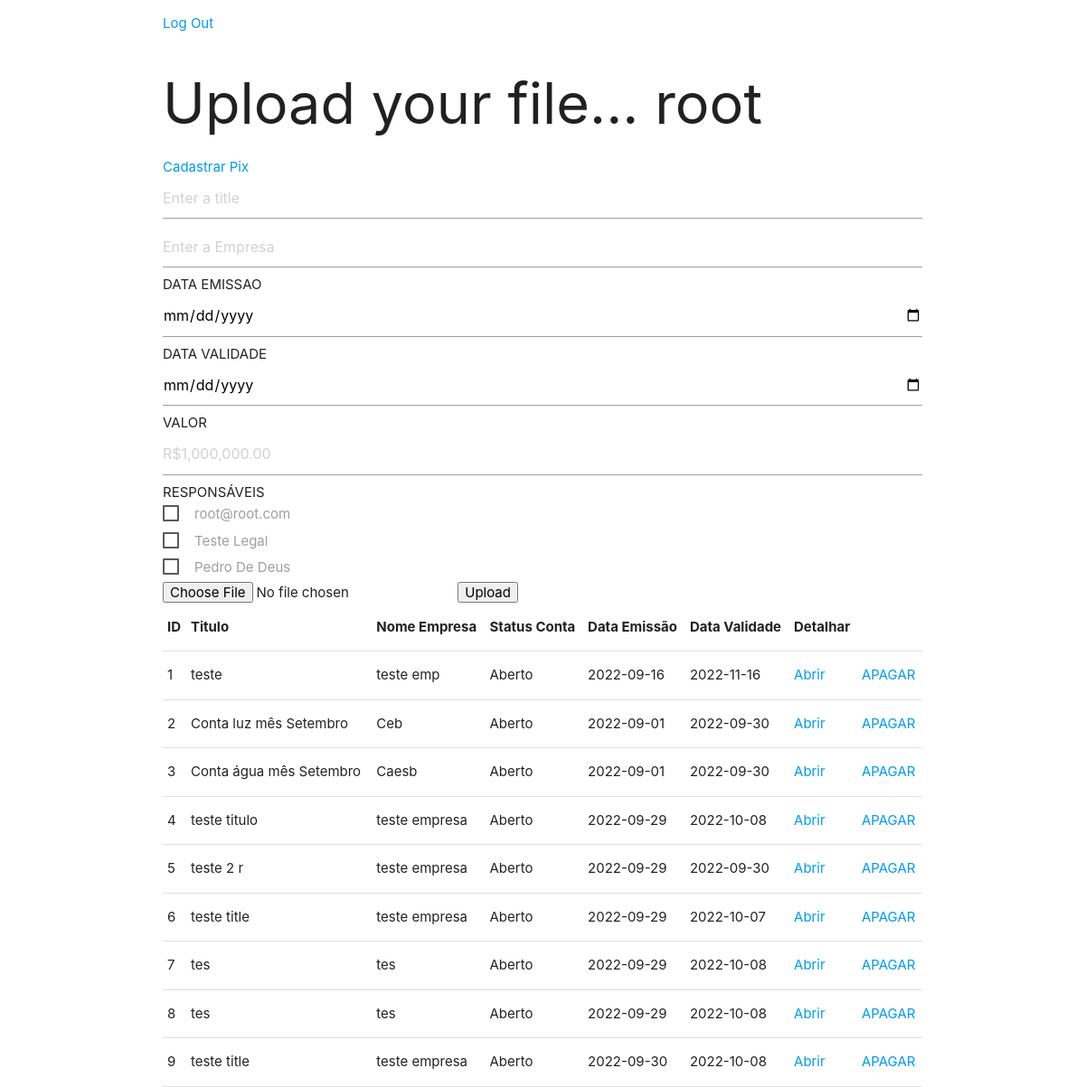
/ (signed in), run on an earlier commit of the app's database.
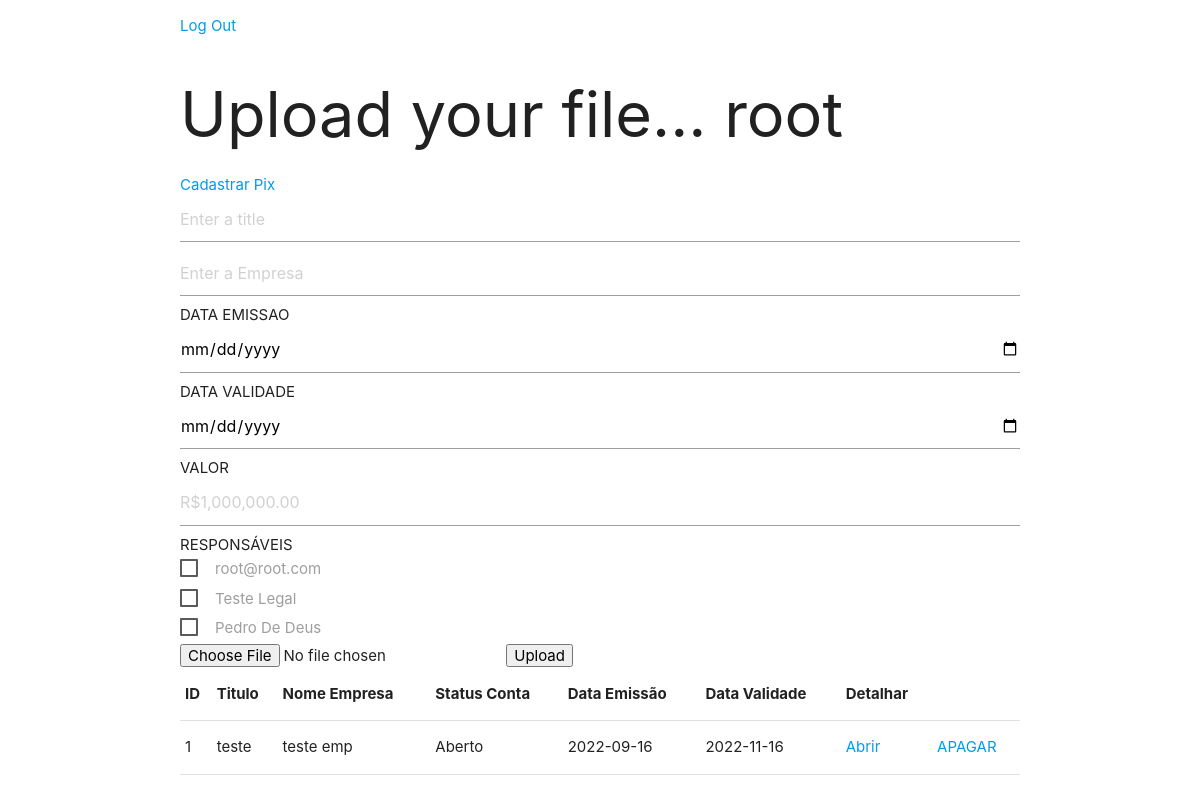
And on a later commit of the database.
### user/models.py (models this page shows)
class Profile(AbstractUser):
    email = models.EmailField(_("email address"), blank=True, unique=True)
    age = models.PositiveIntegerField(blank=True, null=True)
    USERNAME_FIELD = "email"
    REQUIRED_FIELDS = ["username"]

### upload/models.py (models this page shows)
class Base(models.Model):
    created_at = models.DateTimeField(auto_now_add=True)
    updated_at = models.DateTimeField(auto_now=True)
    class Meta:
        abstract = True

class Conta(Base):
    title = models.CharField(max_length=200)
    empresa = models.CharField(max_length=200)
    status = models.CharField(max_length=8 , default=padrao)
    imagem = models.ImageField(upload_to='contas')
    data_emissao = models.CharField(max_length=10)
    data_validade = models.CharField(max_length=11)
    valor = models.FloatField()
    user_id = models.ForeignKey(Profile , on_delete=models.CASCADE ,related_name='conta')
    class Meta:
        verbose_name = 'Conta'
        verbose_name_plural = 'Contas'

### upload/views.py (the view, shortened to what this page needs)
# urls.py: path('', views.index , name="uploadFile"),
@login_required(login_url='/login')
def index(request):
    user = Profile.objects.get(email=request.user)
    users = Profile.objects.all()
    contas = Conta.objects.all()
    return render(request , "index.html", context= {
        "user": user,
        "users": users,
        "contas": contas,
    })

### upload/templates/index.html (shortened to what this page needs)
<!DOCTYPE html>
<html lang="en">
<head>
    <link rel="stylesheet" href="https://cdnjs.cloudflare.com/ajax/libs/materialize/1.0.0/css/materialize.min.css">
    {% load static %}
    <link rel="stylesheet" href="{% static 'index.css' %}">
</head>
<body>
    <div class="container">
        <p><a href="{% url 'logout' %}">Log Out</a></p>
        <h1 class="teste">Upload your file... {{ user.username }}</h1>
        <a href="{%url 'cadastrar_pix'%}">Cadastrar Pix</a>
        <form action="{% url 'uploadFile' %}" method="POST" enctype="multipart/form-data">
            <input type="text" name="title" placeholder="Enter a title">
            <input type="text" name="empresa" placeholder="Enter a Empresa">
            DATA EMISSAO
            <input type="date" id="start" name="data_emissao" value="0000-00-00" min="2018-01-01" max="2022-12-31">
            DATA VALIDADE
            <input type="date" id="start" name="data_validade" value="0000-00-00" min="2018-01-01" max="2050-12-31">
            VALOR
            <input placeholder="R$1,000,000.00" min="1" name="valor" step="any" />
            RESPONSÁVEIS
            <div class="responsaveis">
                {% for user in users%}
                {%if user.first_name == ''%}
                <label class="user-item">
                    <span>{{ user.email }}</span>
                </label>
                {%else%}
                <label class="user-item">
                    <span>{{ user.first_name }} {{user.last_name}}</span>
                </label>
                {%endif%}
                {%endfor%}
            </div>
            <input type="file" name="uploadedFile">
            <input type="submit" value="Upload">
        </form>
        <table>
            <tr>
                <th>ID</th>
                <th>Titulo</th>
                <th>Nome Empresa</th>
                <th>Status Conta</th>
                <th>Data Emissão</th>
                <th>Data Validade</th>
                <th>Detalhar</th>
            </tr>
            {% for conta in contas %}
            <tr>
                <td>{{ conta.id }}</td>
                <td>{{ conta.title }}</td>
                <td>{{ conta.empresa }}</td>
                <td>{{ conta.status }}</td>
                <td>{{ conta.data_emissao }}</td>
                <td>{{ conta.data_validade }}</td>
                <td><a href="{% url 'retrieveFile' conta.id%}">Abrir</a></td>
                <td><a href="{% url 'delete' conta.id %}">APAGAR</a></td>
            </tr>
            {% endfor %}
        </table>
    </div>
</body>
</html>

### upload/static/index.css (style rules this page uses)
html,body { padding: 0; height: 100%; width: 100%; display: flex; justify-content: center; }
.responsaveis { display: flex; flex-direction: column; }
.user-item { padding-bottom: 0.5%; }

What changed in the data, as far as the page shows it:
removed Conta: id "2", title "Conta luz mês Setembro", empresa "Ceb", status "Aberto", data_emissao "2022-09-01", data_validade "2022-09-30"
removed Conta: id "3", title "Conta água mês Setembro", empresa "Caesb", status "Aberto", data_emissao "2022-09-01", data_validade "2022-09-30"
removed Conta: id "4", title "teste titulo", empresa "teste empresa", status "Aberto", data_emissao "2022-09-29", data_validade "2022-10-08"
removed Conta: id "5", title "teste 2 r", empresa "teste empresa", status "Aberto", data_emissao "2022-09-29", data_validade "2022-09-30"
removed Conta: id "6", title "teste title", empresa "teste empresa", status "Aberto", data_emissao "2022-09-29", data_validade "2022-10-07"
removed Conta: id "7", title "tes", empresa "tes", status "Aberto", data_emissao "2022-09-29", data_validade "2022-10-08"
removed Conta: id "8", title "tes", empresa "tes", status "Aberto", data_emissao "2022-09-29", data_validade "2022-10-08"
removed Conta: id "9", title "teste title", empresa "teste empresa", status "Aberto", data_emissao "2022-09-30", data_validade "2022-10-08"
